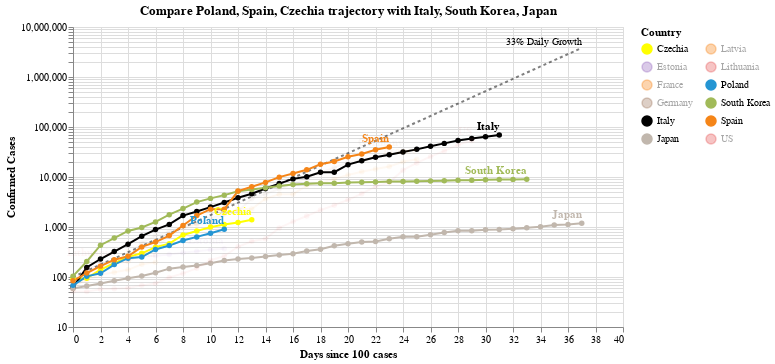

The cell this chart's notebook holds for it:
### Code cell
#hide_input
chart2 = make_since_chart(['Poland', 'Spain', 'Czechia'])
chart2

### Figure 1 — Vega-Lite specification as saved in the notebook (floating-point values rounded to 4 significant figures; data arrays with more than 128 entries replaced by an {"elided": "..."} marker saying what was removed)
{"config": {"view": {"continuousWidth": 400, "continuousHeight": 300}}, "layer": [{"mark": {"type": "line", "color": "black", "opacity": 0.5, "strokeDash": [3, 3]}, "encoding": {"x": {"type": "quantitative", "field": "Days since 100 cases"}, "y": {"type": "quantitative", "field": "Confirmed Cases"}}}, {"mark": {"type": "text", "align": "right", "dy": -6, "fontSize": 10, "text": "33% Daily Growth"}, "encoding": {"x": {"type": "quantitative", "field": "Days since 100 cases"}, "y": {"type": "quantitative", "field": "Confirmed Cases"}}, "transform": [{"filter": "(datum['Days since 100 cases'] >= 37)"}]}, {"data": {"name": "data-04515c086f26026332972e92ee2bf518"}, "mark": {"type": "line", "point": true}, "encoding": {"color": {"type": "nominal", "field": "Country", "legend": {"columns": 2}, "scale": {"domain": ["Czechia", "Estonia", "France", "Germany", "Italy", "Japan", "Latvia", "Lithuania", "Poland", "South Korea", "Spain", "US"], "range": ["yellow", "#9467bd", "#F58518", "#9D755D", "black", "#C1B7AD", "#F58518", "#E45756", "#2495D3", "#A1BA59", "#F58518", "#E45756"]}}, "opacity": {"condition": {"value": 1, "selection": "selector019"}, "value": 0.05}, "tooltip": [{"type": "nominal", "field": "Country"}, {"type": "temporal", "field": "Date"}, {"type": "quantitative", "field": "Confirmed Cases"}, {"type": "quantitative", "field": "Days since 100 cases"}], "x": {"type": "quantitative", "field": "Days since 100 cases"}, "y": {"type": "quantitative", "field": "Confirmed Cases", "scale": {"type": "log"}}}, "selection": {"selector019": {"type": "multi", "fields": ["Country"], "bind": "legend", "init": [{"Country": "Poland"}, {"Country": "Spain"}, {"Country": "Czechia"}, {"Country": "Italy"}, {"Country": "South Korea"}, {"Country": "Japan"}]}}, "width": 550}, {"data": {"name": "data-04515c086f26026332972e92ee2bf518"}, "mark": {"type": "text", "align": "right", "dy": -8, "fontWeight": "bold"}, "encoding": {"color": {"type": "nominal", "field": "Country", "legend": {"columns": 2}, "scale": {"domain": ["Czechia", "Estonia", "France", "Germany", "Italy", "Japan", "Latvia", "Lithuania", "Poland", "South Korea", "Spain", "US"], "range": ["yellow", "#9467bd", "#F58518", "#9D755D", "black", "#C1B7AD", "#F58518", "#E45756", "#2495D3", "#A1BA59", "#F58518", "#E45756"]}}, "opacity": {"condition": {"value": 1, "selection": "selector019"}, "value": 0.05}, "text": {"type": "nominal", "field": "Country"}, "tooltip": [{"type": "nominal", "field": "Country"}, {"type": "temporal", "field": "Date"}, {"type": "quantitative", "field": "Confirmed Cases"}, {"type": "quantitative", "field": "Days since 100 cases"}], "x": {"type": "quantitative", "field": "Days since 100 cases"}, "y": {"type": "quantitative", "field": "Confirmed Cases", "scale": {"type": "log"}}}, "transform": [{"filter": "(datum['Date'] >= 1585008000000)"}], "width": 550}], "data": {"name": "data-13c5355e9ceeab965873228bafcc13f9"}, "title": "Compare Poland, Spain, Czechia trajectory with Italy, South Korea, Japan", "$schema": "https://vega.github.io/schema/vega-lite/v4.0.2.json", "datasets": {"data-13c5355e9ceeab965873228bafcc13f9": [{"Days since 100 cases": 0, "Confirmed Cases": 100.0}, {"Days since 100 cases": 1, "Confirmed Cases": 133.0}, {"Days since 100 cases": 2, "Confirmed Cases": 176.9}, {"Days since 100 cases": 3, "Confirmed Cases": 235.3}, {"Days since 100 cases": 4, "Confirmed Cases": 312.9}, {"Days since 100 cases": 5, "Confirmed Cases": 416.2}, {"Days since 100 cases": 6, "Confirmed Cases": 553.5}, {"Days since 100 cases": 7, "Confirmed Cases": 736.1}, {"Days since 100 cases": 8, "Confirmed Cases": 979.1}, {"Days since 100 cases": 9, "Confirmed Cases": 1302.0}, {"Days since 100 cases": 10, "Confirmed Cases": 1732.0}, {"Days since 100 cases": 11, "Confirmed Cases": 2303.0}, {"Days since 100 cases": 12, "Confirmed Cases": 3064.0}, {"Days since 100 cases": 13, "Confirmed Cases": 4074.0}, {"Days since 100 cases": 14, "Confirmed Cases": 5419.0}, {"Days since 100 cases": 15, "Confirmed Cases": 7207.0}, {"Days since 100 cases": 16, "Confirmed Cases": 9586.0}, {"Days since 100 cases": 17, "Confirmed Cases": 12750.0}, {"Days since 100 cases": 18, "Confirmed Cases": 16960.0}, {"Days since 100 cases": 19, "Confirmed Cases": 22550.0}, {"Days since 100 cases": 20, "Confirmed Cases": 29990.0}, {"Days since 100 cases": 21, "Confirmed Cases": 39890.0}, {"Days since 100 cases": 22, "Confirmed Cases": 53060.0}, {"Days since 100 cases": 23, "Confirmed Cases": 70560.0}, {"Days since 100 cases": 24, "Confirmed Cases": 93850.0}, {"Days since 100 cases": 25, "Confirmed Cases": 124800.0}, {"Days since 100 cases": 26, "Confirmed Cases": 166000.0}, {"Days since 100 cases": 27, "Confirmed Cases": 220800.0}, {"Days since 100 cases": 28, "Confirmed Cases": 293700.0}, {"Days since 100 cases": 29, "Confirmed Cases": 390600.0}, {"Days since 100 cases": 30, "Confirmed Cases": 519500.0}, {"Days since 100 cases": 31, "Confirmed Cases": 690900.0}, {"Days since 100 cases": 32, "Confirmed Cases": 918900.0}, {"Days since 100 cases": 33, "Confirmed Cases": 1222000.0}, {"Days since 100 cases": 34, "Confirmed Cases": 1625000.0}, {"Days since 100 cases": 35, "Confirmed Cases": 2162000.0}, {"Days since 100 cases": 36, "Confirmed Cases": 2875000.0}, {"Days since 100 cases": 37, "Confirmed Cases": 3824000.0}], "data-04515c086f26026332972e92ee2bf518": {"elided": "258 records"}}}
